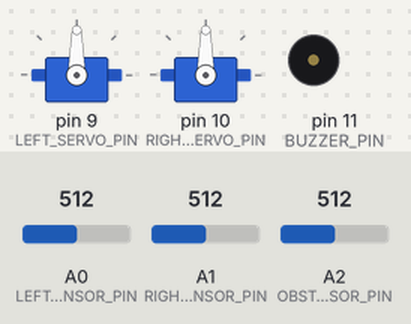
Recording of a sketch running on a simulated Arduino Uno, built with avr-gcc and run on an emulated ATmega328P. Shown: 2 × servo, buzzer (waves = sounding). The inputs (shaded band) are chosen by the test bench; at power-on: A0 (LEFT_SENSOR_PIN) = 512, A1 (RIGHT_SENSOR_PIN) = 512, A2 (OBSTACLE_SENSOR_PIN) = 512. What the sketch prints to the serial monitor is not drawn.

Above: at 1.9 s.
2.0 s: A0 (LEFT_SENSOR_PIN) set to 11
5.0 s: A0 (LEFT_SENSOR_PIN) set to 8
At 5.25 s:
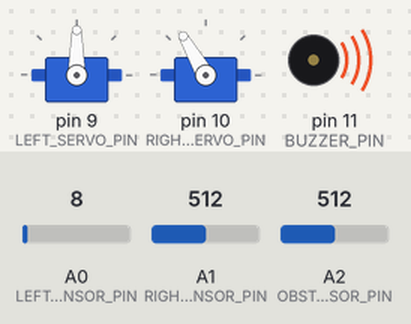
8.0 s: A1 (RIGHT_SENSOR_PIN) set to 11
11.0 s: A1 (RIGHT_SENSOR_PIN) set to 8
At 12.2 s:
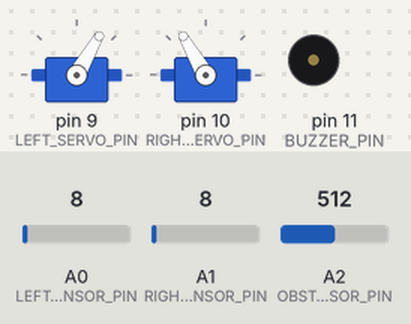
12.5 s: A0 (LEFT_SENSOR_PIN) set to 60
At 12.82 s:
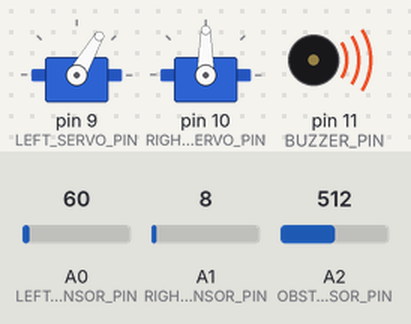
15.5 s: A2 (OBSTACLE_SENSOR_PIN) set to 105
18.5 s: A2 (OBSTACLE_SENSOR_PIN) set to 90
Timing chart, 0 to 22.5 s (numbered marks = the images above; inputs shaded):
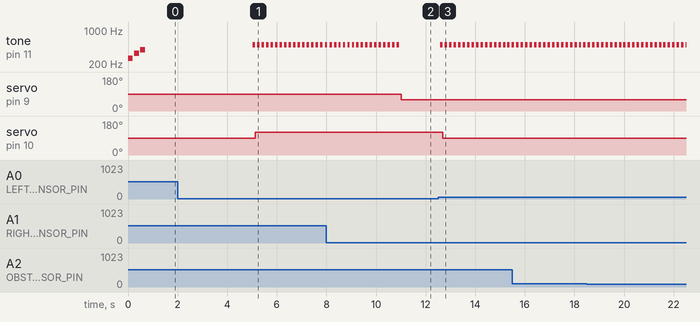

Measured:
- the behaviour switches between 10 and 9 on A0 (LEFT_SENSOR_PIN) (found by bisection; images 0 and 1)
- the behaviour switches between 10 and 9 on A1 (RIGHT_SENSOR_PIN) (found by bisection; images 1 and 2)
- after the input at 2.0 s, every drawn part: stays the same
- after the input at 5.0 s, tone on pin 11 (BUZZER_PIN): alternates 500 Hz for 0.10 s and silent for 0.08 s, starting at once; servo on pin 10 (RIGHT_SERVO_PIN): 90° → 120° after 0.13 s
- after the input at 11.0 s, tone on pin 11 (BUZZER_PIN): stops changing and stays silent; servo on pin 9 (LEFT_SERVO_PIN): 90° → 60° at once
- after the input at 12.5 s, tone on pin 11 (BUZZER_PIN): alternates 500 Hz for 0.10 s and silent for 0.08 s, starting after 0.10 s; servo on pin 10 (RIGHT_SERVO_PIN): 120° → 90° after 0.20 s

The sketch:

arduino.ino
```cpp
#include <Servo.h>

// Configuração de Pinos
#define LEFT_SENSOR_PIN A0
#define RIGHT_SENSOR_PIN A1
#define OBSTACLE_SENSOR_PIN A2
#define BUZZER_PIN 11
#define LEFT_SERVO_PIN 9
#define RIGHT_SERVO_PIN 10

// Configuração de Limiares
#define LEFT_THRESHOLD 10
#define RIGHT_THRESHOLD 10
#define OBSTACLE_THRESHOLD 50

// Valores de PWM para controle dos servos
#define SERVO_STOP 90
#define SERVO_FORWARD_LEFT 60
#define SERVO_FORWARD_RIGHT 120
#define SERVO_BACKWARD_LEFT 120
#define SERVO_BACKWARD_RIGHT 60

// Intervalo de atualização (em milissegundos)
#define UPDATE_INTERVAL 50

Servo leftServo;
Servo rightServo;

// Estados do robô
enum RobotState {
  FORWARD,
  TURNING_LEFT,
  TURNING_RIGHT,
  STOPPED
};

RobotState robotState = STOPPED; // Estado inicial do robô

String leftServoState = "Parado"; // Estado inicial do servo esquerdo
String rightServoState = "Parado"; // Estado inicial do servo direito

// Controle de tempo
unsigned long previousMillis = 0;

// Função para ler sensor
int readSensor(int pin) {
  return analogRead(pin);
}

// Função para tocar som
void playBeep(int frequency = 500, int duration = 100) {
  tone(BUZZER_PIN, frequency, duration);
  delay(duration);
  noTone(BUZZER_PIN);
}

// Som de inicialização
void playStartupSound() {
  tone(BUZZER_PIN, 262, 200); // Nota C4
  delay(250);
  tone(BUZZER_PIN, 330, 200); // Nota E4
  delay(250);
  tone(BUZZER_PIN, 392, 200); // Nota G4
  delay(250);
  noTone(BUZZER_PIN);
}

// Mover para frente
void moveForward() {
  leftServoState = "Frente";
  rightServoState = "Frente";
  robotState = FORWARD;
  leftServo.write(SERVO_FORWARD_LEFT); // Servo esquerdo avança
  rightServo.write(SERVO_FORWARD_RIGHT); // Servo direito avança
}

// Ajustar trajetória
void adjustTrajectory(bool turnLeft) {
  if (turnLeft) {
    leftServoState = "Trás";
    rightServoState = "Frente";
    robotState = TURNING_RIGHT;
    leftServo.write(SERVO_BACKWARD_RIGHT); // Servo esquerdo gira para trás
    rightServo.write(SERVO_STOP);  // Servo direito avança
  } else {
    leftServoState = "Frente";
    rightServoState = "Trás";
    robotState = TURNING_LEFT;
    leftServo.write(SERVO_STOP); // Servo esquerdo avança
    rightServo.write(SERVO_BACKWARD_LEFT); // Servo direito gira para trás
  }

  delay(10);
}

// Parar
void stopMoving() {
  leftServoState = "Parado";
  rightServoState = "Parado";
  robotState = STOPPED;
  leftServo.write(SERVO_STOP); // Parada neutra
  rightServo.write(SERVO_STOP); // Parada neutra
}

void setup() {
  Serial.begin(9600);
  // Configurar pinos de sensores
  pinMode(LEFT_SENSOR_PIN, INPUT);
  pinMode(RIGHT_SENSOR_PIN, INPUT);
  pinMode(OBSTACLE_SENSOR_PIN, INPUT);
  pinMode(BUZZER_PIN, OUTPUT);
  // Configurar servos
  leftServo.attach(LEFT_SERVO_PIN);
  rightServo.attach(RIGHT_SERVO_PIN);
  // Som de inicialização
  playStartupSound();
}

void loop() {
  // Verifica se já passou o intervalo definido
  unsigned long currentMillis = millis();
  if (currentMillis - previousMillis >= UPDATE_INTERVAL) {
    previousMillis = currentMillis; // Atualiza o tempo anterior

    int leftSensor = readSensor(LEFT_SENSOR_PIN);
    int rightSensor = readSensor(RIGHT_SENSOR_PIN);
    int obstacleSensor = readSensor(OBSTACLE_SENSOR_PIN);

    // Lógica de obstáculos
    // if (obstacleSensor < OBSTACLE_THRESHOLD) {
    //   playBeep(1000, 200);
    //   stopMoving();
    //   return;
    // }

    // Lógica de seguimento de linha
    if (leftSensor < LEFT_THRESHOLD && rightSensor < LEFT_THRESHOLD) {
      // Ambos sensores no branco - move para frente
      moveForward();
    } else if (leftSensor < LEFT_THRESHOLD) {
      // Sensor esquerdo detecta linha escura
      playBeep();
      adjustTrajectory(false); // Ajusta para a direita
    } else if (rightSensor < RIGHT_THRESHOLD) {
      // Sensor direito detecta linha escura
      playBeep();
      adjustTrajectory(true); // Ajusta para a esquerda
    } else {
      stopMoving(); // Caso contrário, pare
    }

    // Depuração linha a linha
    Serial.print("LeftSensor: ");
    Serial.print(leftSensor);
    Serial.print(" | RightSensor: ");
    Serial.print(rightSensor);
    Serial.print(" | ObstacleSensor: ");
    Serial.print(obstacleSensor);
    Serial.print(" | LeftServo: ");
    Serial.print(leftServoState);
    Serial.print(" | RightServo: ");
    Serial.print(rightServoState);
    Serial.print(" | RobotState: ");
    switch (robotState) {
      case FORWARD:
        Serial.println("Indo para frente");
        break;
      case TURNING_LEFT:
        Serial.println("Desviando para esquerda");
        break;
      case TURNING_RIGHT:
        Serial.println("Desviando para direita");
        break;
      case STOPPED:
        Serial.println("Parado");
        break;
    }
  }
}
```

LineFollower.cpp
```cpp
#include "LineFollower.h"
#include <Arduino.h>
#include "TimerFreeTone.h"

#define BUZZER_PIN 11

LineFollower::LineFollower(MotorDriver* motorDriver, int leftSensorPin, int rightSensorPin, int obstacleSensorPin, int leftThreshold, int rightThreshold, int obstacleThreshold) {
    this->motorDriver = motorDriver;
    this->leftSensorPin = leftSensorPin;
    this->rightSensorPin = rightSensorPin;
    this->obstacleSensorPin = obstacleSensorPin;
    this->leftThreshold = leftThreshold;
    this->rightThreshold = rightThreshold;
    this->obstacleThreshold = obstacleThreshold;
}

void LineFollower::robotSetup() {
    if (motorDriver) {
        motorDriver->setup();
    }
    playStartupSound(); // Toca a música de inicialização
}

void LineFollower::robotLoop() {
    int leftSensorValue = readSensor(leftSensorPin);
    int rightSensorValue = readSensor(rightSensorPin);
    int obstacleSensorValue = readSensor(obstacleSensorPin);

    // Imprime os valores dos sensores no Serial Monitor
    Serial.print("Left Sensor: ");
    Serial.print(leftSensorValue);
    Serial.print(" | Right Sensor: ");
    Serial.print(rightSensorValue);
    Serial.print(" | Obstacle Sensor: ");
    Serial.println(obstacleSensorValue);

    if (obstacleSensorValue < obstacleThreshold) { // Detecta obstáculo
        playObstacleBeep();
        motorDriver->rightAxle(); // Girar para a direita
        delay(500);
        unsigned long startTime = millis();
        while (true) {
            motorDriver->rightAxle(); // Girar para a direita
            leftSensorValue = readSensor(leftSensorPin);
            rightSensorValue = readSensor(rightSensorPin);
            Serial.print("Left Sensor: ");
            Serial.print(leftSensorValue);
            Serial.print(" | Right Sensor: ");
            Serial.println(rightSensorValue);

            if (leftSensorValue > leftThreshold || rightSensorValue > rightThreshold) {
                playLineBeep();
                break; // Linha encontrada
            }
        }
    } else {
       if (leftSensorValue < leftThreshold) { // Somente o sensor esquerdo detectando a linha
            //motorDriver->leftAxle();
            motorDriver->left();
            playLineBeep();
        } else if (rightSensorValue < rightThreshold) { // Somente o sensor direito detectando a linha
            //motorDriver->rightAxle();
            motorDriver->right();
            playLineBeep();
        } else { // Nenhum sensor detectando a linha
             motorDriver->forward();
        }
    }
}

int LineFollower::readSensor(int pin) {
    return analogRead(pin);
}

void LineFollower::playStartupSound() {
    int melody[] = {262, 294, 330, 349, 392, 440, 494, 523};
    int noteDurations[] = {4, 4, 4, 4, 4, 4, 4, 4};

    for (int thisNote = 0; thisNote < 8; thisNote++) {
        int noteDuration = 1000 / noteDurations[thisNote];
        TimerFreeTone(BUZZER_PIN, melody[thisNote], noteDuration);
        delay(noteDuration * 1.30);
    }
}


void LineFollower::playObstacleBeep() {
    TimerFreeTone(BUZZER_PIN, 1000, 200); // Frequência de 1000 Hz por 200 ms
    delay(200);
}

void LineFollower::playLineBeep() {
    TimerFreeTone(BUZZER_PIN, 500, 100); // Frequência de 500 Hz por 100 ms
    delay(100);
}
```

LineFollower.h
```cpp
#ifndef LINEFOLLOWER_H
#define LINEFOLLOWER_H

#include "FioMotorDriver.h"

class LineFollower {
public:
    LineFollower(MotorDriver* motorDriver, int leftSensorPin, int rightSensorPin, int obstacleSensorPin, int leftThreshold, int rightThreshold, int obstacleThreshold);
    void robotSetup();
    void robotLoop();
    void playStartupSound();
    void playObstacleBeep();
    void playLineBeep();

private:
    MotorDriver* motorDriver;
    int leftSensorPin;
    int rightSensorPin;
    int obstacleSensorPin;
    int leftThreshold;
    int rightThreshold;
    int obstacleThreshold;
    int readSensor(int pin);
};

#endif // LINEFOLLOWER_H
```

FioMotorDriver.cpp
```cpp
#include "FioMotorDriver.h"
#include <Arduino.h>

// Implementação para ServoMotorDriver
ServoMotorDriver::ServoMotorDriver(int leftPin, int rightPin) {
    this->leftPin = leftPin;
    this->rightPin = rightPin;
}

void ServoMotorDriver::setup() {
    leftServo.attach(leftPin);
    rightServo.attach(rightPin);
}

void ServoMotorDriver::forward() {
    setLeftAngle(90);  // Exemplo de movimento forward
    setRightAngle(90); // Exemplo de movimento forward
}

void ServoMotorDriver::backward() {
    setLeftAngle(0);   // Exemplo de movimento backward
    setRightAngle(0);  // Exemplo de movimento backward
}

void ServoMotorDriver::left() {
    setLeftAngle(90);  // Parar o motor esquerdo
    setRightAngle(135); // Exemplo de movimento para virar à direita
}

void ServoMotorDriver::right() {
    setLeftAngle(45);  // Exemplo de movimento para virar à esquerda
    setRightAngle(90); // Parar o motor direito
}

void ServoMotorDriver::stop() {
    setLeftAngle(90);  // Exemplo de posição neutra
    setRightAngle(90); // Exemplo de posição neutra
}

void ServoMotorDriver::leftAxle() {
    setLeftAngle(0);   // Exemplo de movimento backward
    setRightAngle(90); // Exemplo de movimento forward
}

void ServoMotorDriver::rightAxle() {
    setLeftAngle(90);  // Exemplo de movimento forward
    setRightAngle(0);  // Exemplo de movimento backward
}

void ServoMotorDriver::setLeftAngle(int angle) {
    leftServo.write(angle);
}

void ServoMotorDriver::setRightAngle(int angle) {
    rightServo.write(angle);
}

// Implementação para L293MotorDriver
L293MotorDriver::L293MotorDriver(int leftEnablePin, int leftInput1Pin, int leftInput2Pin, int rightEnablePin, int rightInput1Pin, int rightInput2Pin) {
    this->leftEnablePin = leftEnablePin;
    this->leftInput1Pin = leftInput1Pin;
    this->leftInput2Pin = leftInput2Pin;
    this->rightEnablePin = rightEnablePin;
    this->rightInput1Pin = rightInput1Pin;
    this->rightInput2Pin = rightInput2Pin;
}

void L293MotorDriver::setup() {
    pinMode(leftEnablePin, OUTPUT);
    pinMode(leftInput1Pin, OUTPUT);
    pinMode(leftInput2Pin, OUTPUT);
    pinMode(rightEnablePin, OUTPUT);
    pinMode(rightInput1Pin, OUTPUT);
    pinMode(rightInput2Pin, OUTPUT);
}

void L293MotorDriver::forward() {
    digitalWrite(leftInput1Pin, HIGH);
    digitalWrite(leftInput2Pin, LOW);
    analogWrite(leftEnablePin, 255); // Full speed

    digitalWrite(rightInput1Pin, HIGH);
    digitalWrite(rightInput2Pin, LOW);
    analogWrite(rightEnablePin, 255); // Full speed
}

void L293MotorDriver::backward() {
    digitalWrite(leftInput1Pin, LOW);
    digitalWrite(leftInput2Pin, HIGH);
    analogWrite(leftEnablePin, 255); // Full speed

    digitalWrite(rightInput1Pin, LOW);
    digitalWrite(rightInput2Pin, HIGH);
    analogWrite(rightEnablePin, 255); // Full speed
}

void L293MotorDriver::left() {
    digitalWrite(leftInput1Pin, LOW);
    digitalWrite(leftInput2Pin, LOW);
    analogWrite(leftEnablePin, 0); // Parar o motor esquerdo

    digitalWrite(rightInput1Pin, HIGH);
    digitalWrite(rightInput2Pin, LOW);
    analogWrite(rightEnablePin, 255); // Full speed
}

void L293MotorDriver::right() {
    digitalWrite(leftInput1Pin, HIGH);
    digitalWrite(leftInput2Pin, LOW);
    analogWrite(leftEnablePin, 255); // Full speed

    digitalWrite(rightInput1Pin, LOW);
    digitalWrite(rightInput2Pin, LOW);
    analogWrite(rightEnablePin, 0); // Parar o motor direito
}

void L293MotorDriver::leftAxle() {
    digitalWrite(leftInput1Pin, LOW);
    digitalWrite(leftInput2Pin, HIGH);
    analogWrite(leftEnablePin, 255); // Full speed

    digitalWrite(rightInput1Pin, HIGH);
    digitalWrite(rightInput2Pin, LOW);
    analogWrite(rightEnablePin, 255); // Full speed
}

void L293MotorDriver::rightAxle() {
    digitalWrite(leftInput1Pin, HIGH);
    digitalWrite(leftInput2Pin, LOW);
    analogWrite(leftEnablePin, 255); // Full speed

    digitalWrite(rightInput1Pin, LOW);
    digitalWrite(rightInput2Pin, HIGH);
    analogWrite(rightEnablePin, 255); // Full speed
}

void L293MotorDriver::stop() {
    digitalWrite(leftInput1Pin, LOW);
    digitalWrite(leftInput2Pin, LOW);
    analogWrite(leftEnablePin, 0);

    digitalWrite(rightInput1Pin, LOW);
    digitalWrite(rightInput2Pin, LOW);
    analogWrite(rightEnablePin, 0);
}
```

FioMotorDriver.h
```cpp
#ifndef FIOMOTORDRIVER_H
#define FIOMOTORDRIVER_H

#include <Servo.h>

// Classe base abstrata
class MotorDriver {
public:
    virtual void setup() = 0;
    virtual void forward() = 0;
    virtual void backward() = 0;
    virtual void left() = 0;
    virtual void right() = 0;
    virtual void stop() = 0;
    virtual void leftAxle() = 0;
    virtual void rightAxle() = 0;
    virtual ~MotorDriver() {}
};

// Classe derivada para motor servo
class ServoMotorDriver : public MotorDriver {
public:
    ServoMotorDriver(int leftPin, int rightPin);
    void setup() override;
    void forward() override;
    void backward() override;
    void left() override;
    void right() override;
    void stop() override;
    void leftAxle() override;
    void rightAxle() override;
    void setLeftAngle(int angle);
    void setRightAngle(int angle);

private:
    Servo leftServo;
    Servo rightServo;
    int leftPin;
    int rightPin;
};

// Classe derivada para motor L293
class L293MotorDriver : public MotorDriver {
public:
    L293MotorDriver(int leftEnablePin, int leftInput1Pin, int leftInput2Pin, int rightEnablePin, int rightInput1Pin, int rightInput2Pin);
    void setup() override;
    void forward() override;
    void backward() override;
    void left() override;
    void right() override;
    void stop() override;
    void leftAxle() override;
    void rightAxle() override;

private:
    int leftEnablePin;
    int leftInput1Pin;
    int leftInput2Pin;
    int rightEnablePin;
    int rightInput1Pin;
    int rightInput2Pin;
};

#endif // FIOMOTORDRIVER_H
```
